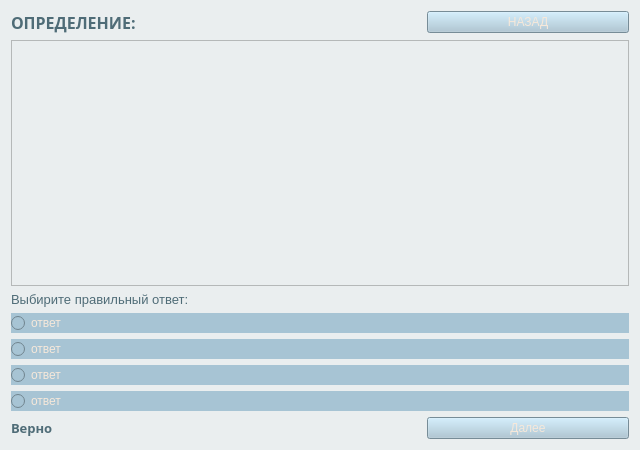
<?xml version="1.0" encoding="UTF-8"?>
<ui version="4.0">
 <class>Form</class>
 <widget class="QWidget" name="Form">
  <property name="geometry">
   <rect>
    <x>0</x>
    <y>0</y>
    <width>640</width>
    <height>450</height>
   </rect>
  </property>
  <property name="minimumSize">
   <size>
    <width>640</width>
    <height>450</height>
   </size>
  </property>
  <property name="maximumSize">
   <size>
    <width>1280</width>
    <height>900</height>
   </size>
  </property>
  <property name="font">
   <font>
    <family>Arial</family>
   </font>
  </property>
  <property name="windowTitle">
   <string>Тест</string>
  </property>
  <property name="styleSheet">
   <string notr="true">background-color:#EAEEEF;
</string>
  </property>
  <layout class="QGridLayout" name="gridLayout">
   <item row="8" column="0" colspan="3">
    <widget class="QRadioButton" name="trd_ans">
     <property name="styleSheet">
      <string notr="true">background-color: #A7C4D4;
color: #F6E8DA;</string>
     </property>
     <property name="text">
      <string>ответ</string>
     </property>
     <attribute name="buttonGroup">
      <string notr="true">buttonGroup</string>
     </attribute>
    </widget>
   </item>
   <item row="7" column="0" colspan="3">
    <widget class="QRadioButton" name="s_ans">
     <property name="styleSheet">
      <string notr="true">background-color: #A7C4D4;
color: #F6E8DA;</string>
     </property>
     <property name="text">
      <string>ответ</string>
     </property>
     <attribute name="buttonGroup">
      <string notr="true">buttonGroup</string>
     </attribute>
    </widget>
   </item>
   <item row="4" column="0" colspan="3">
    <widget class="QTextBrowser" name="textBrowser">
     <property name="font">
      <font>
       <family>Arial</family>
       <pointsize>10</pointsize>
      </font>
     </property>
     <property name="styleSheet">
      <string notr="true">color:#4F6C77;</string>
     </property>
     <property name="html">
      <string>&lt;!DOCTYPE HTML PUBLIC &quot;-//W3C//DTD HTML 4.0//EN&quot; &quot;http://www.w3.org/TR/REC-html40/strict.dtd&quot;&gt;
&lt;html&gt;&lt;head&gt;&lt;meta name=&quot;qrichtext&quot; content=&quot;1&quot; /&gt;&lt;style type=&quot;text/css&quot;&gt;
p, li { white-space: pre-wrap; }
&lt;/style&gt;&lt;/head&gt;&lt;body style=&quot; font-family:'Arial'; font-size:10pt; font-weight:400; font-style:normal;&quot;&gt;
&lt;p style=&quot;-qt-paragraph-type:empty; margin-top:0px; margin-bottom:0px; margin-left:0px; margin-right:0px; -qt-block-indent:0; text-indent:0px; font-family:'MS Shell Dlg 2'; font-size:8.25pt;&quot;&gt;&lt;br /&gt;&lt;/p&gt;&lt;/body&gt;&lt;/html&gt;</string>
     </property>
    </widget>
   </item>
   <item row="3" column="0">
    <widget class="QLabel" name="label_3">
     <property name="font">
      <font>
       <family>Arial Black</family>
       <pointsize>12</pointsize>
       <weight>75</weight>
       <bold>true</bold>
      </font>
     </property>
     <property name="styleSheet">
      <string notr="true">color:#4F6C77;</string>
     </property>
     <property name="text">
      <string>ОПРЕДЕЛЕНИЕ:</string>
     </property>
    </widget>
   </item>
   <item row="3" column="2">
    <widget class="QPushButton" name="back">
     <property name="font">
      <font>
       <family>Arial</family>
      </font>
     </property>
     <property name="styleSheet">
      <string notr="true">background-color: #A7C4D4;
color: #F6E8DA;</string>
     </property>
     <property name="text">
      <string>НАЗАД</string>
     </property>
    </widget>
   </item>
   <item row="6" column="0" colspan="3">
    <widget class="QRadioButton" name="f_ans">
     <property name="styleSheet">
      <string notr="true">background-color: #A7C4D4;
color: #F6E8DA;</string>
     </property>
     <property name="text">
      <string>ответ</string>
     </property>
     <attribute name="buttonGroup">
      <string notr="true">buttonGroup</string>
     </attribute>
    </widget>
   </item>
   <item row="5" column="0">
    <widget class="QLabel" name="label">
     <property name="font">
      <font>
       <family>Arial</family>
       <pointsize>10</pointsize>
      </font>
     </property>
     <property name="styleSheet">
      <string notr="true">color:#4F6C77;</string>
     </property>
     <property name="text">
      <string>Выбирите правильный ответ:</string>
     </property>
    </widget>
   </item>
   <item row="10" column="2">
    <widget class="QPushButton" name="pushButton">
     <property name="font">
      <font>
       <family>Arial</family>
      </font>
     </property>
     <property name="styleSheet">
      <string notr="true">background-color: #A7C4D4;
color: #F6E8DA;</string>
     </property>
     <property name="text">
      <string>Далее</string>
     </property>
    </widget>
   </item>
   <item row="9" column="0" colspan="3">
    <widget class="QRadioButton" name="frth_ans">
     <property name="styleSheet">
      <string notr="true">background-color: #A7C4D4;
color: #F6E8DA;</string>
     </property>
     <property name="text">
      <string>ответ</string>
     </property>
     <attribute name="buttonGroup">
      <string notr="true">buttonGroup</string>
     </attribute>
    </widget>
   </item>
   <item row="10" column="0">
    <widget class="QLabel" name="label_4">
     <property name="font">
      <font>
       <family>Arial Black</family>
       <pointsize>10</pointsize>
       <weight>75</weight>
       <bold>true</bold>
      </font>
     </property>
     <property name="styleSheet">
      <string notr="true">color:#4F6C77;</string>
     </property>
     <property name="text">
      <string>Верно</string>
     </property>
    </widget>
   </item>
   <item row="3" column="1">
    <widget class="QLabel" name="label_2">
     <property name="text">
      <string/>
     </property>
    </widget>
   </item>
  </layout>
 </widget>
 <resources/>
 <connections/>
 <buttongroups>
  <buttongroup name="buttonGroup"/>
 </buttongroups>
</ui>
